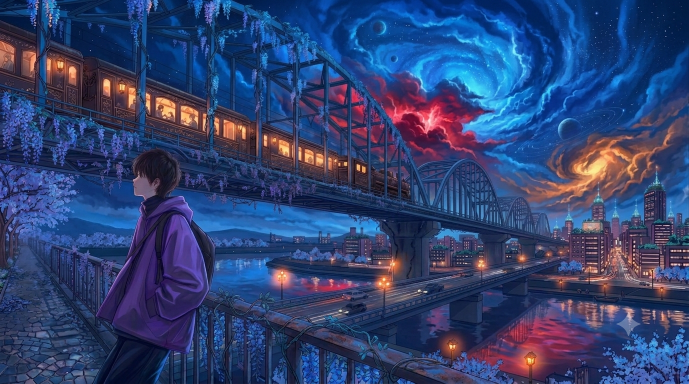
#> input picture 05-opencv-image-processor/sample.jpg, 1377 x 768 px (shown at 1/2 size)
$ python main.py sample.jpg
#> lines starting #> are read from the running program, lines starting #| are printed output that depends on the picture
import cv2
import sys
import os


def process_image(image_path):

#> called with image_path = 'sample.jpg'
    if not os.path.exists(image_path):
        print("Error: File not found!")
        return

    image = cv2.imread(image_path)
#> image is the input picture: shape (768, 1377, 3); mean B, G, R 112.2, 65.7, 48.6

    if image is None:
        print("Error: Could not read image!")
        return

    print("Image loaded successfully!")

    height, width = image.shape[:2]
#> height = 768; width = 1377

    print(f"Original Size: {width}x{height}")
#| Original Size: 1377x768

    resized = cv2.resize(image, (800, 600))
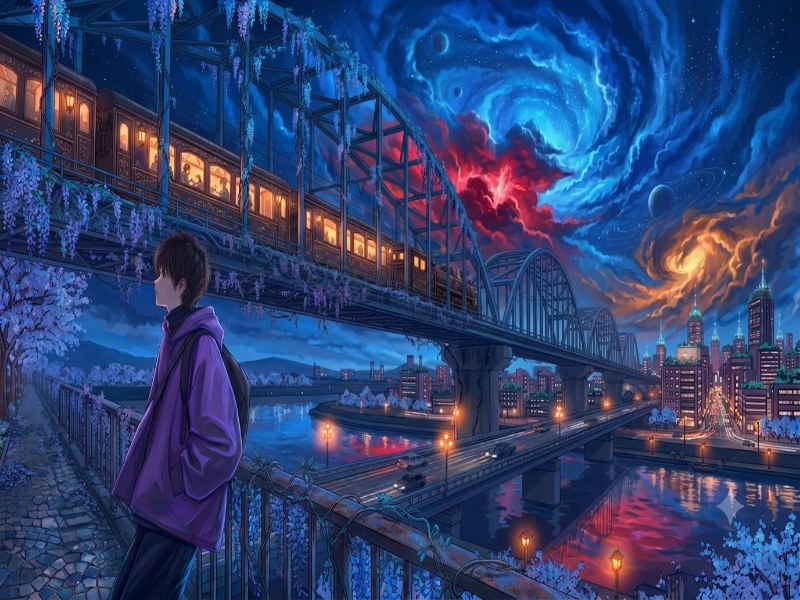
#> resized: shape (600, 800, 3); mean B, G, R 112.1, 65.5, 48.5

    gray = cv2.cvtColor(resized, cv2.COLOR_BGR2GRAY)
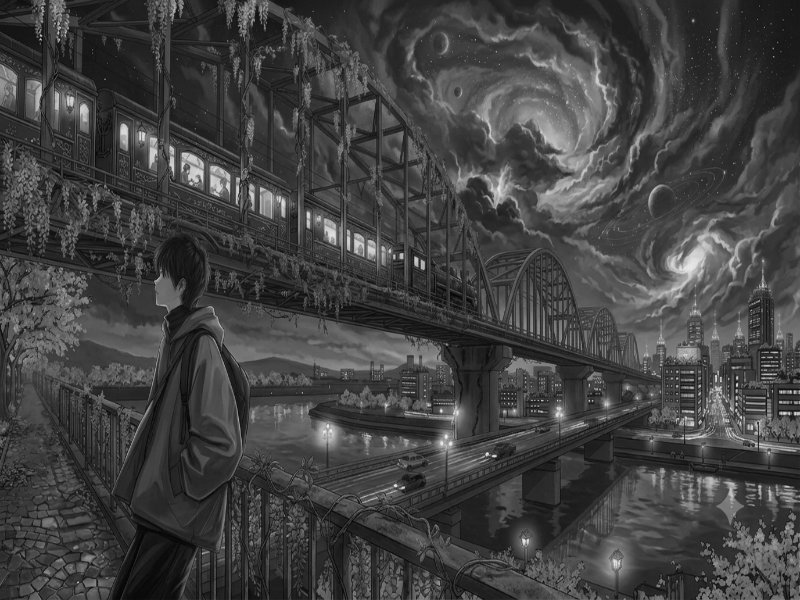
#> gray: shape (600, 800); min 5, max 236, mean 65.7

    blurred = cv2.GaussianBlur(gray, (5, 5), 0)

    edges = cv2.Canny(blurred, 100, 200)
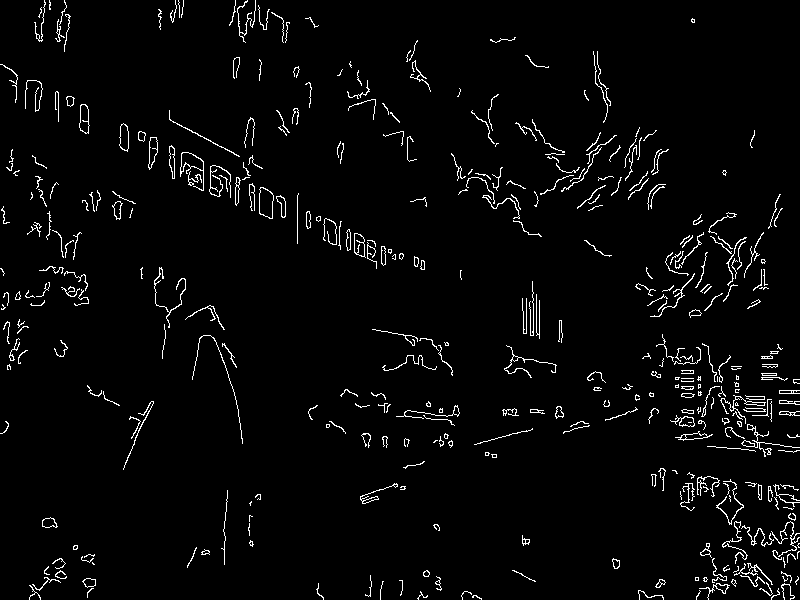
#> edges: shape (600, 800); 3.1% white in thin lines or dots

    cv2.imwrite("output_resized.jpg", resized)
    cv2.imwrite("output_gray.jpg", gray)
    cv2.imwrite("output_blur.jpg", blurred)
    cv2.imwrite("output_edges.jpg", edges)

    print("\nProcessing complete!")
    print("Generated files:")
    print("- output_resized.jpg")
    print("- output_gray.jpg")
    print("- output_blur.jpg")
    print("- output_edges.jpg")


def main():

    if len(sys.argv) < 2:
        print("Usage: python main.py <image-file>")
        return

    image_path = sys.argv[1]

    process_image(image_path)


if __name__ == "__main__":
    main()

$ run again, on 10-detection-event-logger/road.jpg
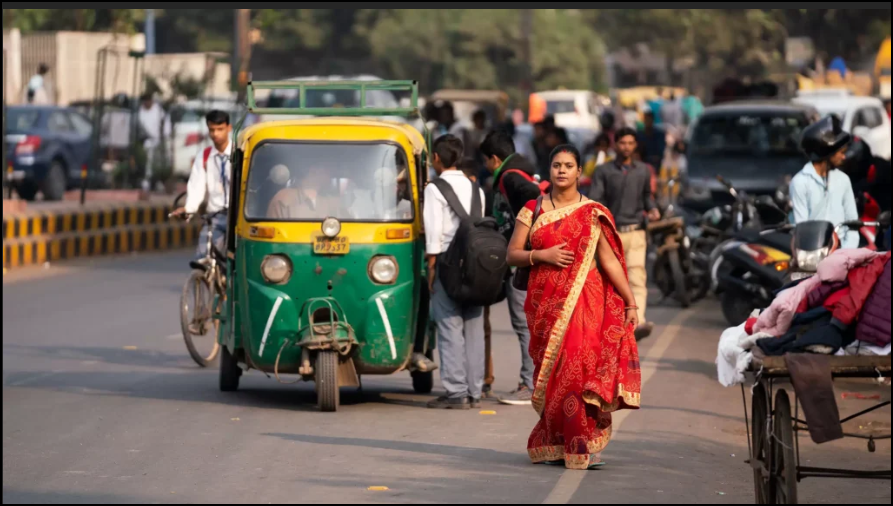
#> input picture 10-detection-event-logger/road.jpg, 893 x 506 px
#> in process_image, image is the input picture: shape (506, 893, 3); mean B, G, R 84.7, 93.8, 108.8
#| Original Size: 893x506
#> in process_image, `gray = cv2.cvtColor(resized, cv2.COLOR_BGR2GRAY)`:
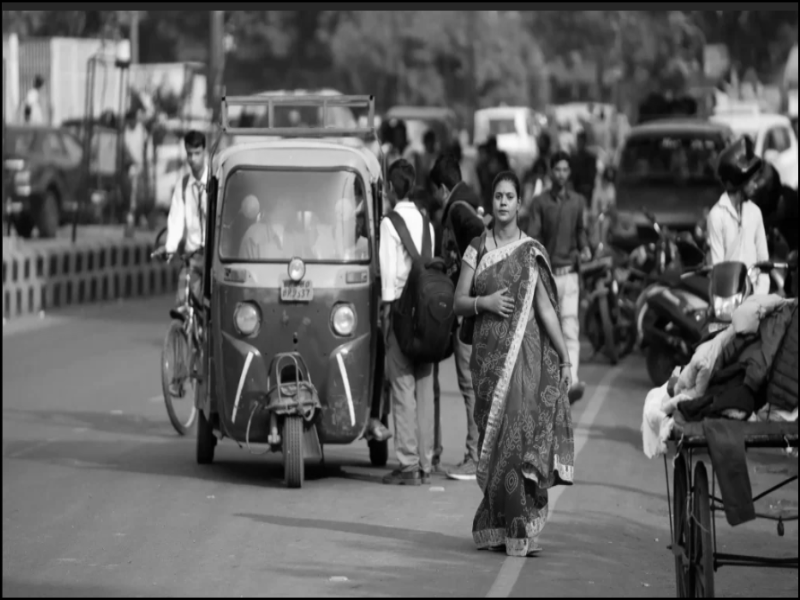
#> gray: shape (600, 800); min 0, max 253, mean 97.1
#> in process_image, `edges = cv2.Canny(blurred, 100, 200)`:
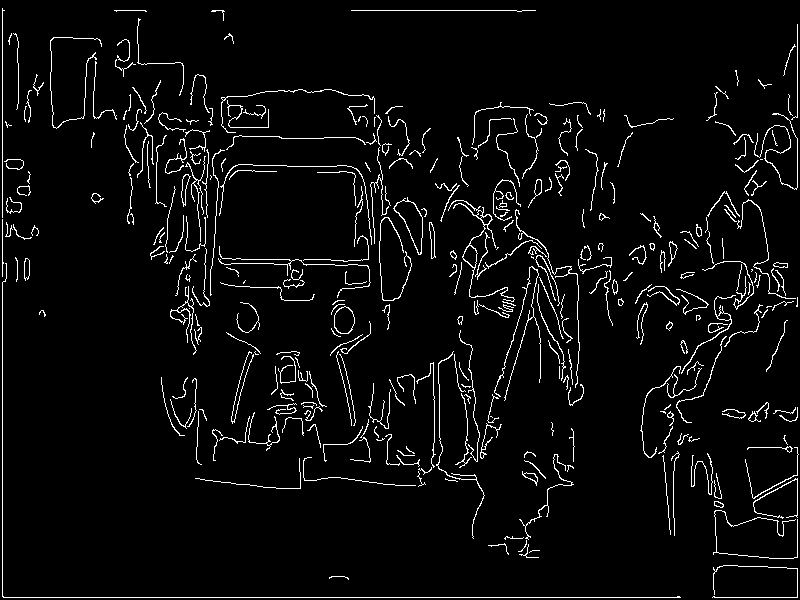
#> edges: shape (600, 800); 4.4% white in thin lines or dots
